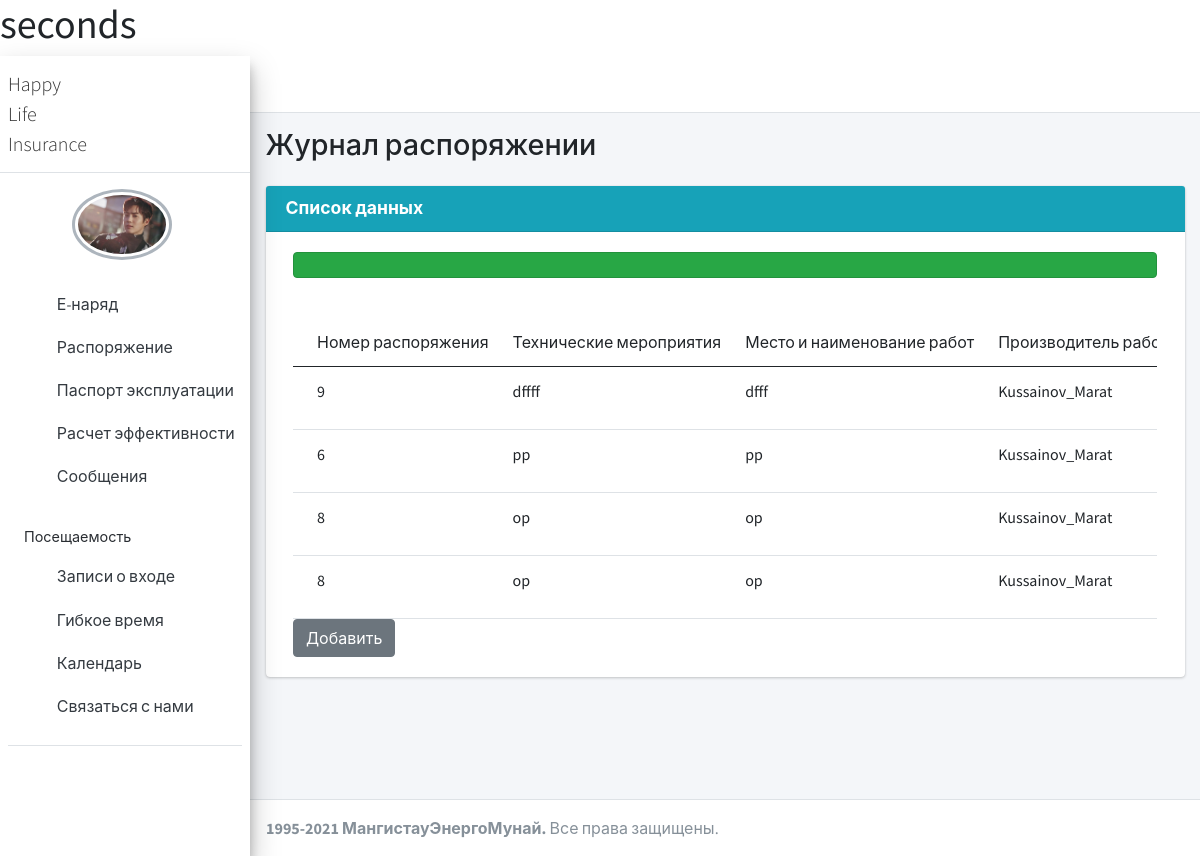
Page /order_index/ on the earlier database version.
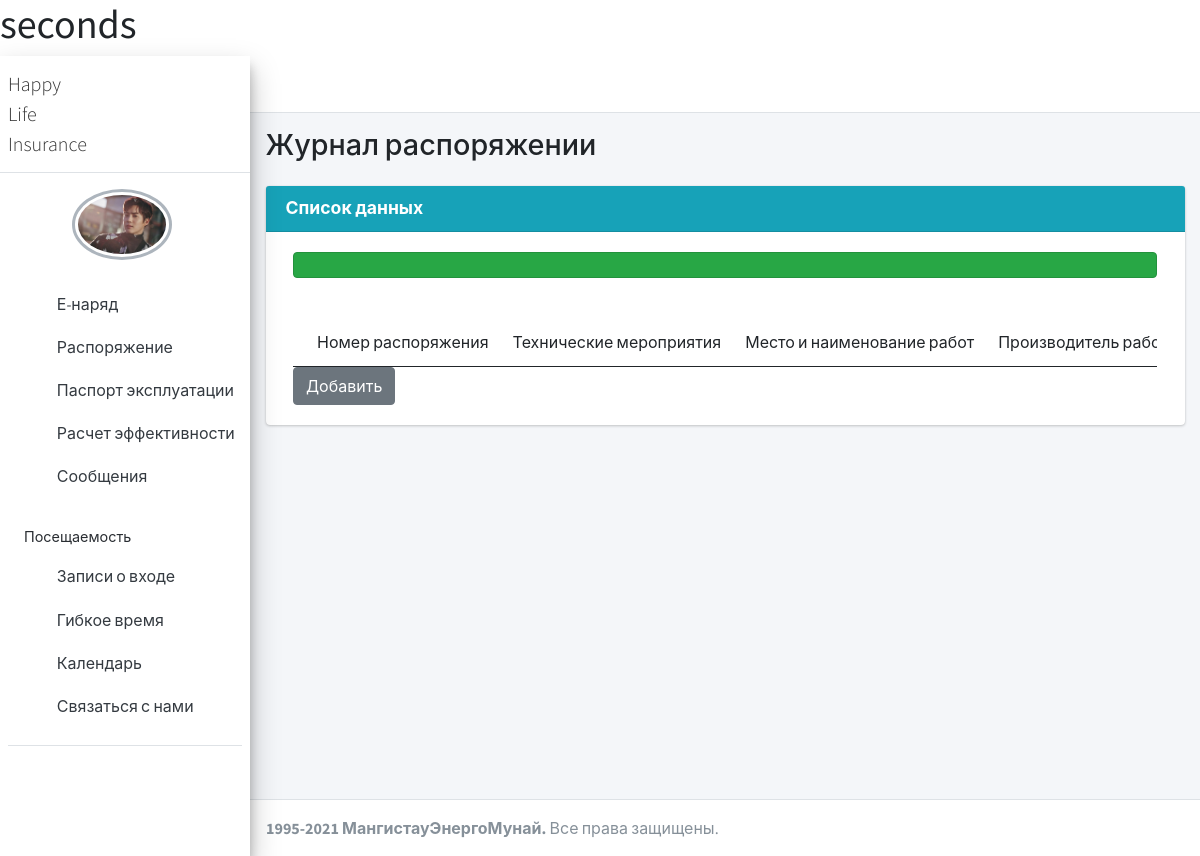
Same page on the later database version.
### a_page/models.py (models this page shows)
class Order(models.Model):
    number_naryad = models.IntegerField()
    technical_activities = models.CharField(max_length=200, null=True)
    place_name_work = models.CharField(max_length=200, null=True)
    work_supervisor = models.ForeignKey(Work_supervisor, null=True, on_delete=models.SET_NULL)
    team_members = models.ManyToManyField(Team_members)
    person_give_naryad =  models.ForeignKey(Employee, null=True, on_delete=models.SET_NULL)
    started_work = models.DateField()
    work_done = models.DateField()

class Work_supervisor(models.Model):
    username = models.ForeignKey(Employee, null=True, on_delete=models.SET_NULL)
    def __str__(self):
        return "%s" % (self.username)

class Employee(models.Model):
    username = models.CharField(max_length=200, null=True)
    password = models.CharField(max_length=200, null=True)
    name = models.CharField(max_length=200, null=True)
    surname = models.CharField(max_length=200, null=True)
    position = models.CharField(max_length=200, null=True)
    def __str__(self):
        return self.username

### a_page/views.py (the view)
# urls.py: path('order_index/', views.order_index, name='order_i'),
def order_index(request):
    orders = Order.objects.all()
    context={'orders':orders}
    return render(request, 'order/order_index.html', context)

### a_page/templates/order/order_index.html (shortened to what this page needs)
{% extends 'main.html' %}
{% load static %}
{% block content %}
<div class="wrapper">
  <div class="content-wrapper">
    <section class="content-header">
      <div class="container-fluid">
        <div class="row mb-2">
          <div class="col-sm-6">
            <h1>Журнал распоряжении</h1>
          </div>
        </div>
      </div>
    </section>
    <section class="content">
      <div class="container-fluid">
          <div class="card card-info">
              <div class="card-header">
              <h3 class="card-title"><b>Список данных</b></h3>
              </div>
              <section class="content">
              <div class="container-fluid">
                <div class="card-body">
                  <div class="uper">
                    <div class="alert alert-success">
                    </div><br />
                    <div class="card-body table-responsive p-0">
                    <table class="table table-hover text-nowrap">
                      <thead>
                          <tr>
                            <td>Номер распоряжения</td>
                            <td>Технические мероприятия</td>
                            <td>Место и наименование работ</td>
                            <td>Производитель работ или наблюдающий (фамилия, инициалы, группа)</td>
                          </tr>
                      </thead>
                      <tbody>
                        {% for order in orders %}
                          <tr>
                              <td>{{order.number_naryad}}</td>
                              <td>{{order.technical_activities}}</td>
                              <td>{{order.place_name_work}}</td>
                              <td>{{order.work_supervisor}}</td>
                          </tr>
                          {% endfor %}
                      </tbody>
                    </table>
                    </div>
                    <td><a href="{% url 'order_a' %}" class="btn btn-secondary">Добавить</a></td>
                  </div>
              </div>
            </div>
          </div>
      </div>
    </section>
  </div>
</div>
  {% endblock %}

### a_page/templates/main.html (shortened to what this page needs)
{% load static %}
<!DOCTYPE html>
<html lang="en">
<head>
    <link href="https://cdn.jsdelivr.net/npm/bootstrap@5.0.0-beta2/dist/css/bootstrap.min.css" rel="stylesheet">
    <link rel="stylesheet" href="{% static '/css/bootstrap.css' %}">
  <link rel="stylesheet" type="text/css" href="{% static '/plugins/fontawesome-free/css/all.min.css' %}">
  <link rel="stylesheet" href="{% static '/plugins/fullcalendar/main.css' %}" />
  <link rel="stylesheet" href="{% static '/plugins/daterangepicker/daterangepicker.css' %}">
  <link rel="stylesheet" type="text/css" href="{% static '/plugins/tempusdominus-bootstrap-4/css/tempusdominus-bootstrap-4.min.css' %}">
  <link rel="stylesheet" type="text/css" href="{% static '/plugins/icheck-bootstrap/icheck-bootstrap.min.css' %}">
  <link rel="stylesheet" type="text/css" href="{% static '/plugins/jqvmap/jqvmap.min.css' %}">
  <link rel="stylesheet" type="text/css" href="{% static '/css/adminlte.min.css' %}">
  <link rel="stylesheet" type="text/css" href="{% static '/plugins/overlayScrollbars/css/OverlayScrollbars.min.css' %}">
  <link rel="stylesheet" type="text/css" href="{% static '/plugins/fontawesome-free/css/all.min.css' %}">
  <link rel="stylesheet" type="text/css" href="{% static '/plugins/icheck-bootstrap/icheck-bootstrap.min.css' %}">
  <link rel="stylesheet" type="text/css" href="{% static '/plugins/bootstrap-colorpicker/css/bootstrap-colorpicker.min.css' %}">
  <link rel="stylesheet" type="text/css" href="{% static '/plugins/tempusdominus-bootstrap-4/css/tempusdominus-bootstrap-4.min.css' %}">
  <link rel="stylesheet" type="text/css" href="{% static '/plugins/select2/css/select2.min.css' %}">
  <link rel="stylesheet" type="text/css" href="{% static '/plugins/select2-bootstrap4-theme/select2-bootstrap4.min.css' %}">
  <link rel="stylesheet" type="text/css" href="{% static '/plugins/bootstrap4-duallistbox/bootstrap-duallistbox.min.css' %}">
  <link rel="stylesheet" type="text/css" href="{% static '/plugins/bs-stepper/css/bs-stepper.min.css' %}">
  <link rel="stylesheet" type="text/css" href="{% static '/plugins/dropzone/min/dropzone.min.css' %}">
  <link rel="stylesheet" type="text/css" href="{% static '/css/adminlte.min.css' %}">
  <link rel="stylesheet" href="{% static '/plugins/daterangepicker/daterangepicker.css' %}">
  <link rel="stylesheet" href="{% static '/plugins/summernote/summernote-bs4.min.css' %}">
</head>
<body class="hold-transition sidebar-mini">
  <h1>
    <span>seconds</span>
  </h1>
    {% include 'sidebar.html' %}
    {% block content %}
    {% endblock %}
</body>
<footer class="main-footer">
  <strong> 1995-2021 МангистауЭнергоМунай.</strong> Все права защищены.
</footer>
</html>

### a_page/templates/sidebar.html (shortened to what this page needs)
{% load static %}
<div class="wrapper">
<nav class="main-header navbar navbar-expand navbar-white navbar-light ">
  <ul class="navbar-nav">
    <li class="nav-item">
      <a class="nav-link" data-widget="pushmenu" href="#" role="button"><i class="fas fa-bars"></i></a>
    </li>
  </ul>
</nav>
  <aside class="main-sidebar sidebar-light-primary elevation-4">
    <a href="" class="brand-link">
      <span class="brand-text font-weight-light ">Happy<br>Life<br>Insurance</span>
    </a>
    <div class="sidebar">
              <div class="box box-primary mt-3 pl-3 ml-5">
            <div class="box-body box-profile">
                <img class="profile-user-img img-responsive img-circle" src="{% static 'images/user.jpg' %} " alt="User profile picture" href="#">
          </div>
      </div>
      <div class="user-panel mt-3 pb-3 mb-3 ">
      <nav class="mt-2">
        <ul class="nav nav-pills nav-sidebar flex-column" data-widget="treeview" role="menu" data-accordion="false">
          <li class="nav-item">
            <a href="{% url 'enar' %}" class="nav-link">
              <i class="nav-icon fas fa-tachometer-alt"></i>
              <p>
                Е-наряд
             </p>
            </a>
            </li>
          <li class="nav-item">
            <a href="{% url 'order_i' %}" class="nav-link">
              <i class="nav-icon fas fa-address-book"></i>
              <p>
                Распоряжение
              </p>
            </a>
          </li>
          <li class="nav-item">
            <a href="{% url 'passport_i' %}" class="nav-link">
              <i class="nav-icon fas fa-copy"></i>
              <p>Паспорт эксплуатации
              </p>
            </a>
          </li>
          <li class="nav-item">
            <a href="{% url 'plan_index' %}" class="nav-link">
              <i class="nav-icon fas fa-calculator"></i>
              <p>
                Расчет эффективности
              </p>
            </a>
          </li>
          <li class="nav-item">
            <a href="{% url 'mess_index' %}" class="nav-link">
              <i class="nav-icon fas fa-envelope"></i>
              <p>
                Сообщения
              </p>
            </a>
          </li>
          <li class="nav-header">Посещаемость</li>
           <li class="nav-item">
            <a href="{% url 'gate' %}" class="nav-link">
              <i class="nav-icon fas fa-door-open"></i>
              <p>
                Записи о входе
              </p>
            </a>
          </li>
          <li class="nav-item">
            <a href="{% url 'flexi_time' %}" class="nav-link">
              <i class="nav-icon fas fa-business-time"></i>
              <p>
                Гибкое время
              </p>
            </a>
          </li>
          <li class="nav-item">
            <a href="{% url 'calendar' %}" class="nav-link">
              <i class="nav-icon far fa-calendar-alt"></i>
              <p>
                Календарь
              </p>
            </a>
          </li>
          <li class="nav-item">
            <a href="{% url 'contact' %}" class="nav-link">
              <i class="nav-icon fas fa-cog"></i>
              <p>
                Связаться с нами
              </p>
            </a>
          </li>
          </ul>
      </nav>
    </div>
  </aside>

Differences in the rows shown:
removed Order: number_naryad "9", technical_activities "dffff", place_name_work "dfff", work_supervisor "Kussainov_Marat"
removed Order: number_naryad "6", technical_activities "pp", place_name_work "pp", work_supervisor "Kussainov_Marat"
removed Order: number_naryad "8", technical_activities "op", place_name_work "op", work_supervisor "Kussainov_Marat"
removed Order: number_naryad "8", technical_activities "op", place_name_work "op", work_supervisor "Kussainov_Marat"
